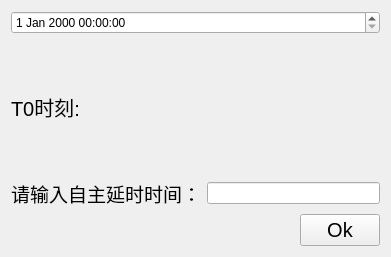
<?xml version="1.0" encoding="UTF-8"?>
<ui version="4.0">
 <class>Gpsmillisecond</class>
 <widget class="QWidget" name="Gpsmillisecond">
  <property name="geometry">
   <rect>
    <x>0</x>
    <y>0</y>
    <width>391</width>
    <height>257</height>
   </rect>
  </property>
  <property name="windowTitle">
   <string>Form</string>
  </property>
  <layout class="QVBoxLayout" name="verticalLayout">
   <item>
    <layout class="QHBoxLayout" name="horizontalLayout_3">
     <item>
      <widget class="QDateTimeEdit" name="dateTimeEdit_gps"/>
     </item>
    </layout>
   </item>
   <item>
    <layout class="QHBoxLayout" name="horizontalLayout_2">
     <item>
      <widget class="QLabel" name="label_gpsmillisecond">
       <property name="font">
        <font>
         <pointsize>15</pointsize>
        </font>
       </property>
       <property name="text">
        <string>T0时刻:</string>
       </property>
      </widget>
     </item>
     <item>
      <widget class="QLabel" name="label_gpsms">
       <property name="minimumSize">
        <size>
         <width>150</width>
         <height>0</height>
        </size>
       </property>
       <property name="font">
        <font>
         <pointsize>15</pointsize>
        </font>
       </property>
       <property name="text">
        <string/>
       </property>
      </widget>
     </item>
    </layout>
   </item>
   <item>
    <layout class="QHBoxLayout" name="horizontalLayout_4">
     <item>
      <widget class="QLabel" name="label">
       <property name="text">
        <string>&lt;html&gt;&lt;head/&gt;&lt;body&gt;&lt;p&gt;&lt;span style=&quot; font-size:14pt;&quot;&gt;请输入自主延时时间：&lt;/span&gt;&lt;/p&gt;&lt;/body&gt;&lt;/html&gt;</string>
       </property>
      </widget>
     </item>
     <item>
      <widget class="QLineEdit" name="lineEdit"/>
     </item>
    </layout>
   </item>
   <item>
    <layout class="QHBoxLayout" name="horizontalLayout">
     <item>
      <spacer name="horizontalSpacer">
       <property name="orientation">
        <enum>Qt::Horizontal</enum>
       </property>
       <property name="sizeHint" stdset="0">
        <size>
         <width>238</width>
         <height>20</height>
        </size>
       </property>
      </spacer>
     </item>
     <item>
      <widget class="QPushButton" name="OkBtn">
       <property name="font">
        <font>
         <pointsize>15</pointsize>
        </font>
       </property>
       <property name="text">
        <string>Ok</string>
       </property>
      </widget>
     </item>
    </layout>
   </item>
  </layout>
 </widget>
 <resources/>
 <connections/>
</ui>
